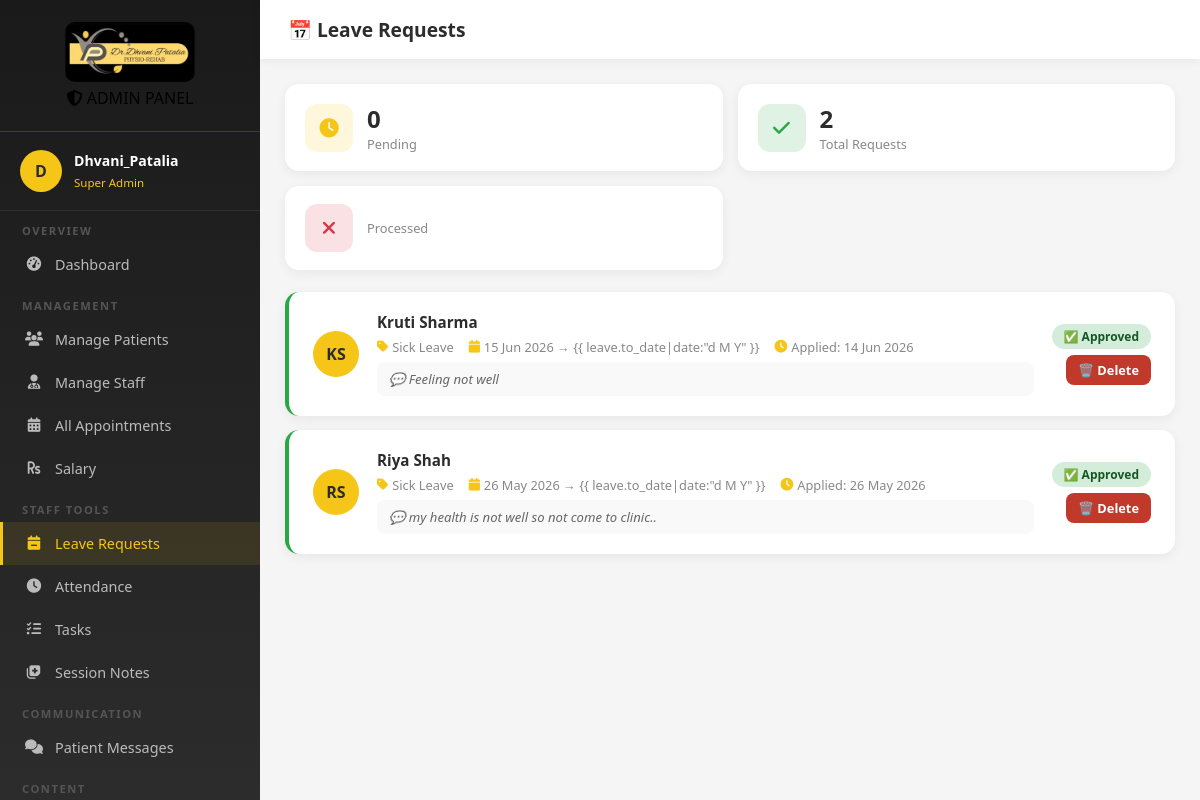
The page /admin-leaves/ (signed in) on the database its author committed.
### core/models.py (models this page shows, shortened)
class LeaveApplication(models.Model):
    LEAVE_TYPES = [
        ("sick", "Sick Leave"),
        ("casual", "Casual Leave"),
        ("emergency", "Emergency Leave"),
        ("other", "Other"),
    ]
    STATUS_CHOICES = [
        ("pending", "Pending"),
        ("approved", "Approved"),
        ("rejected", "Rejected"),
    ]
    staff = models.ForeignKey(User, on_delete=models.CASCADE, related_name="leaves")
    leave_type = models.CharField(max_length=20, choices=LEAVE_TYPES)
    from_date = models.DateField()
    to_date = models.DateField()
    reason = models.TextField()
    status = models.CharField(max_length=20, choices=STATUS_CHOICES, default="pending")
    admin_note = models.TextField(blank=True)
    applied_on = models.DateTimeField(auto_now_add=True)
    updated_on = models.DateTimeField(auto_now=True)
    class Meta:
        ordering = ["-applied_on"]

### core/views.py (the view, shortened to what this page needs)
# urls.py: path("admin-leaves/", views.admin_leaves, name="admin_leaves"),
@login_required
def admin_leaves(request):
    if not request.user.is_superuser:
        return redirect("client_dashboard")
    from django.utils.timezone import localdate
    today = localdate()
    expired = LeaveApplication.objects.filter(status="pending", to_date__lt=today)
    leaves = LeaveApplication.objects.all().select_related("staff")
    pending = leaves.filter(status="pending").count()
    return render(request, "admin_leaves.html", {"leaves": leaves, "pending": pending})

### templates/admin_leaves.html (shortened to what this page needs)
{% load static %}
<!DOCTYPE html>
<html lang="en">
<head>
    <link href="https://cdnjs.cloudflare.com/ajax/libs/font-awesome/6.4.0/css/all.min.css" rel="stylesheet">
</head>
<body>
    <aside class="sidebar">
        <div class="sidebar-logo">
            <img src="{% static 'images/Dhvani_Patalia.jpeg' %}" alt="Logo" />
            <div class="sidebar-logo-badge"><i class="fas fa-shield-alt"></i> ADMIN PANEL</div>
        </div>
        <div class="sidebar-user">
            <div class="user-avatar">{{ user.username|first|upper }}</div>
            <div class="user-info">
                <h4>{{ user.username }}</h4>
                <span>Super Admin</span>
            </div>
        </div>
        <div class="nav-scroll">
            <nav>
                <div class="nav-section">Overview</div>
                <a href="{% url 'admin_dashboard' %}" class="nav-item"><i class="fas fa-tachometer-alt"></i>
                    Dashboard</a>
                <div class="nav-section">Management</div>
                <a href="{% url 'admin_patients' %}" class="nav-item"><i class="fas fa-users"></i> Manage Patients</a>
                <a href="{% url 'admin_staff' %}" class="nav-item"><i class="fas fa-user-md"></i> Manage Staff</a>
                <a href="{% url 'admin_appointments' %}" class="nav-item"><i class="fas fa-calendar-alt"></i> All
                    Appointments</a>
                <a href="{% url 'admin_salary' %}" class="nav-item"><i class="fas fa-rupee-sign"></i> Salary</a>
                <div class="nav-section">Staff Tools</div>
                <a href="{% url 'admin_leaves' %}" class="nav-item active"><i class="fas fa-calendar-minus"></i> Leave
                    Requests</a>
                <a href="{% url 'admin_attendance' %}" class="nav-item"><i class="fas fa-clock"></i> Attendance</a>
                <a href="{% url 'admin_tasks' %}" class="nav-item"><i class="fas fa-tasks"></i> Tasks</a>
                <a href="{% url 'admin_session_notes' %}" class="nav-item"><i class="fas fa-notes-medical"></i> Session
                    Notes</a>
                <div class="nav-section">Communication</div>
                <a href="{% url 'admin_chat' %}" class="nav-item"><i class="fas fa-comments"></i> Patient Messages</a>
                <div class="nav-section">Content</div>
            </nav>
        </div>
    </aside>
    <div class="main-content">
        <div class="topbar">
            <div style="display:flex;align-items:center;gap:15px;">
                <h1>📅 Leave Requests</h1>
            </div>
        </div>
        <div class="dashboard-body">
            <div class="stat-row">
                <div class="stat-card">
                    <div class="stat-icon yellow"><i class="fas fa-clock"></i></div>
                    <div class="stat-info">
                        <h3>{{ pending }}</h3>
                        <p>Pending</p>
                    </div>
                </div>
                <div class="stat-card">
                    <div class="stat-icon green"><i class="fas fa-check"></i></div>
                    <div class="stat-info">
                        <h3>{{ leaves|length }}</h3>
                        <p>Total Requests</p>
                    </div>
                </div>
                <div class="stat-card">
                    <div class="stat-icon red"><i class="fas fa-times"></i></div>
                    <div class="stat-info">
                        <p>Processed</p>
                    </div>
                </div>
            </div>
            {% if leaves %}
            <div class="leaves-list">
                {% for leave in leaves %}
                <div class="leave-card {{ leave.status }}">
                    <div class="staff-avatar">
                        {{ leave.staff.first_name|first|upper }}{{ leave.staff.last_name|first|upper }}
                    </div>
                    <div class="leave-info">
                        <h3>{{ leave.staff.get_full_name|default:leave.staff.username }}</h3>
                        <div class="leave-meta">
                            <span><i class="fas fa-tag"></i> {{ leave.get_leave_type_display }}</span>
                            <span><i class="fas fa-calendar"></i> {{ leave.from_date|date:"d M Y" }} → {{
                                leave.to_date|date:"d M Y" }}</span>
                            <span><i class="fas fa-clock"></i> Applied: {{ leave.applied_on|date:"d M Y" }}</span>
                        </div>
                        <div class="leave-reason">💬 {{ leave.reason }}</div>
                    </div>
                    <div class="action-btns">
                        <span class="badge badge-{{ leave.status }}">
                            {% if leave.status == 'pending' %}⏳ Pending
                            {% elif leave.status == 'approved' %}✅ Approved
                            {% else %}❌ Rejected{% endif %}
                        </span>
                        <a href="{% url 'delete_leave' leave.id %}"
                            style="background:#C0392B;color:#fff;border:none;padding:6px 12px;border-radius:8px;font-size:0.8em;font-weight:700;text-decoration:none;display:inline-block;">🗑️
                            Delete</a>
                    </div>
                </div>
                {% endfor %}
            </div>
            {% else %}
            <div class="empty-state">
                <i class="fas fa-calendar-check"></i>
                <p>No leave requests yet</p>
            </div>
            {% endif %}
        </div>
    </div>
</body>
</html>

### templates/admin_leaves.html (style rules this page uses)
* { margin: 0; padding: 0; box-sizing: border-box; }
body { font-family: 'Segoe UI', sans-serif; background: #f5f5f5; display: flex; min-height: 100vh; }
.sidebar { width: 260px; height: 100vh; position: fixed; left: 0; top: 0; background: linear-gradient(180deg, #1a1a1a, #2C2C2C); overflow-y: auto; scrollbar-width: none; }
.sidebar-logo { padding: 22px 20px; border-bottom: 1px solid rgba(245, 197, 24, 0.2); text-align: center; }
.sidebar-logo img { width: 130px; border-radius: 10px; }
.sidebar-user { padding: 18px 20px; border-bottom: 1px solid rgba(255, 255, 255, 0.08); display: flex; align-items: center; gap: 12px; }
.user-avatar { width: 42px; height: 42px; background: #F5C518; border-radius: 50%; display: flex; align-items: center; justify-content: center; font-weight: 800; color: #2C2C2C; }
.user-info h4 { color: white; font-size: 0.88em; }
.user-info span { color: #F5C518; font-size: 0.72em; }
.nav-section { padding: 12px 22px 5px; color: #555; font-size: 0.7em; text-transform: uppercase; letter-spacing: 1.5px; font-weight: 700; }
.nav-item { display: flex; align-items: center; gap: 12px; padding: 12px 22px; color: #bbb; text-decoration: none; font-size: 0.9em; transition: all 0.3s; border-left: 3px solid transparent; }
.nav-item:hover, .nav-item.active { background: rgba(245, 197, 24, 0.1); color: #F5C518; border-left-color: #F5C518; }
.nav-item i { width: 18px; text-align: center; }
.main-content { margin-left: 260px; flex: 1; }
.topbar { background: white; padding: 16px 28px; display: flex; align-items: center; justify-content: space-between; box-shadow: 0 2px 10px rgba(0, 0, 0, 0.06); position: sticky; top: 0; z-index: 50; }
.topbar h1 { font-size: 1.2em; color: #2C2C2C; font-weight: 700; }
.dashboard-body { padding: 25px; }
.stat-row { display: grid; grid-template-columns: repeat(3, 1fr); gap: 15px; margin-bottom: 22px; }
.stat-card { background: white; border-radius: 14px; padding: 18px 20px; box-shadow: 0 3px 12px rgba(0, 0, 0, 0.06); display: flex; align-items: center; gap: 14px; }
.stat-icon { width: 48px; height: 48px; border-radius: 12px; display: flex; align-items: center; justify-content: center; font-size: 1.2em; }
.yellow { background: rgba(245, 197, 24, 0.15); color: #F5C518; }
.green { background: rgba(40, 167, 69, 0.15); color: #28a745; }
.red { background: rgba(220, 53, 69, 0.15); color: #dc3545; }
.stat-info h3 { font-size: 1.5em; font-weight: 800; color: #2C2C2C; }
.stat-info p { color: #888; font-size: 0.8em; }
.leaves-list { display: flex; flex-direction: column; gap: 14px; }
.leave-card { background: white; border-radius: 14px; padding: 20px 24px; box-shadow: 0 3px 12px rgba(0, 0, 0, 0.06); display: flex; align-items: center; gap: 18px; border-left: 4px solid #eee; }
.leave-card.approved { border-left-color: #28a745; }
.staff-avatar { width: 46px; height: 46px; background: #F5C518; border-radius: 50%; display: flex; align-items: center; justify-content: center; font-weight: 800; color: #2C2C2C; font-size: 1em; flex-shrink: 0; }
.leave-info { flex: 1; }
.leave-info h3 { font-size: 0.95em; font-weight: 700; color: #2C2C2C; margin-bottom: 4px; }
.leave-meta { display: flex; gap: 15px; flex-wrap: wrap; margin-top: 6px; }
.leave-meta span { font-size: 0.8em; color: #888; display: flex; align-items: center; gap: 4px; }
.leave-meta i { color: #F5C518; }
.leave-reason { font-size: 0.82em; color: #666; margin-top: 6px; font-style: italic; background: #f9f9f9; padding: 8px 12px; border-radius: 8px; }
.badge { padding: 4px 12px; border-radius: 15px; font-size: 0.75em; font-weight: 700; }
.badge-approved { background: #d4edda; color: #155724; }
.action-btns { display: flex; gap: 6px; flex-direction: column; align-items: flex-end; }
@media (max-width:1200px) { .stat-row { grid-template-columns: repeat(2, 1fr); } }

### rows shown on the page
LeaveApplication: staff.first_name|first "K", staff.last_name|first "S", staff.get_full_name "Kruti Sharma", leave_type "Sick Leave", from_date "15 Jun 2026", applied_on "14 Jun 2026", reason "Feeling not well", status "✅ Approved"
LeaveApplication: staff.first_name|first "R", staff.last_name|first "S", staff.get_full_name "Riya Shah", leave_type "Sick Leave", from_date "26 May 2026", applied_on "26 May 2026", reason "my health is not well so not come to clinic..", status "✅ Approved"

### other values the page prints
{{ user.username|first|upper }} "D"
{{ user.username }} "Dhvani_Patalia"
{{ pending }} "0"
{{ leaves|length }} "2"
